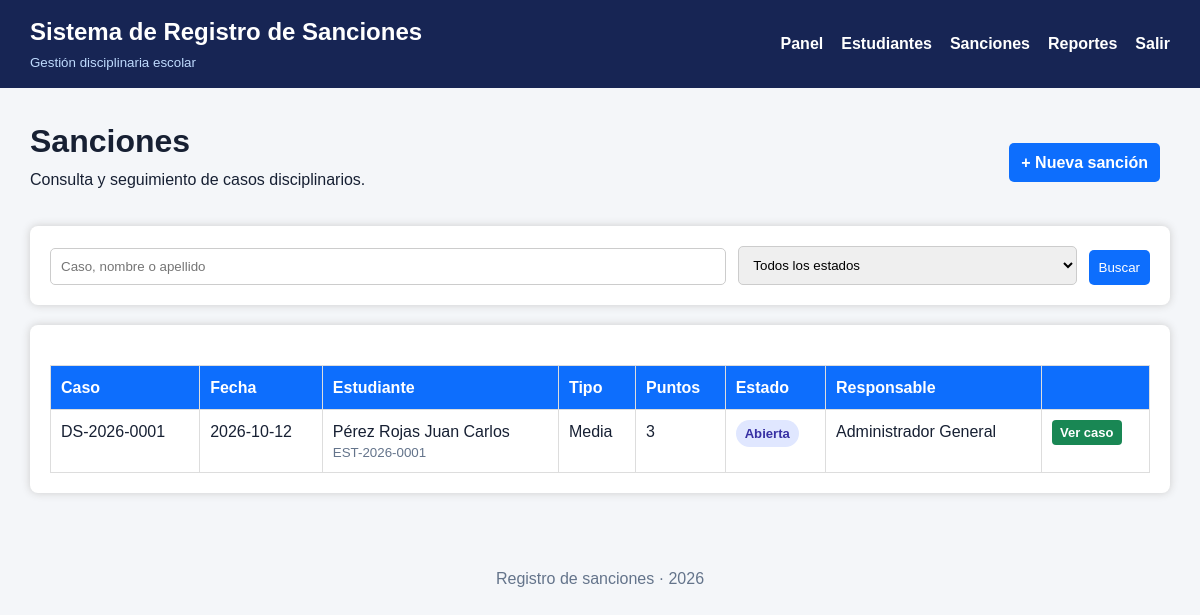
/public/index.php?url=sanciones (signed in), run on the app's committed database.
### tables this page shows
CREATE TABLE sanciones (
    id_sancion INT AUTO_INCREMENT PRIMARY KEY,

    numero_caso VARCHAR(20) NOT NULL UNIQUE,

    id_estudiante INT NOT NULL,
    id_tipo INT NOT NULL,
    id_usuario INT NOT NULL,
    id_gestion INT NOT NULL,

    fecha_sancion DATE NOT NULL,

    descripcion TEXT NOT NULL,
    accion_tomada TEXT,

    estado ENUM(
        'Abierta',
        'En seguimiento',
        'Cerrada'
    ) DEFAULT 'Abierta',

    fecha_registro TIMESTAMP DEFAULT CURRENT_TIMESTAMP,

    CONSTRAINT fk_sancion_estudiante
    FOREIGN KEY (id_estudiante)
    REFERENCES estudiantes(id_estudiante),

    CONSTRAINT fk_sancion_tipo
    FOREIGN KEY (id_tipo)
    REFERENCES tipos_sancion(id_tipo),

    CONSTRAINT fk_sancion_usuario
    FOREIGN KEY (id_usuario)
    REFERENCES usuarios(id_usuario),

    CONSTRAINT fk_sancion_gestion
    FOREIGN KEY (id_gestion)
    REFERENCES gestiones(id_gestion)
);

CREATE TABLE estudiantes (
    id_estudiante INT AUTO_INCREMENT PRIMARY KEY,
    codigo_estudiante VARCHAR(20) NOT NULL UNIQUE,
    ci VARCHAR(20) UNIQUE NULL,
    nombres VARCHAR(100) NOT NULL,
    apellidos VARCHAR(100) NOT NULL,
    fecha_nacimiento DATE NULL,
    sexo ENUM('M','F') NULL,

    id_curso INT NOT NULL,

    nombre_tutor VARCHAR(150) NOT NULL,
    telefono_tutor VARCHAR(20),
    direccion VARCHAR(255),

    estado ENUM('Activo','Retirado') DEFAULT 'Activo',
    fecha_registro TIMESTAMP DEFAULT CURRENT_TIMESTAMP,

    CONSTRAINT fk_estudiante_curso
    FOREIGN KEY (id_curso)
    REFERENCES cursos(id_curso)
);

CREATE TABLE tipos_sancion (
    id_tipo INT AUTO_INCREMENT PRIMARY KEY,
    nombre VARCHAR(20) NOT NULL UNIQUE,
    puntos INT NOT NULL,
    requiere_citacion ENUM('SI','NO') DEFAULT 'NO'
);

CREATE TABLE usuarios (
    id_usuario INT AUTO_INCREMENT PRIMARY KEY,
    nombre_completo VARCHAR(150) NOT NULL,
    usuario VARCHAR(50) NOT NULL UNIQUE,
    password VARCHAR(255) NOT NULL,
    rol ENUM('Administrador','Director','Inspector','Docente') NOT NULL,
    estado ENUM('Activo','Inactivo') DEFAULT 'Activo',
    fecha_registro TIMESTAMP DEFAULT CURRENT_TIMESTAMP
);

### core/Controller.php (called while the page is built, shortened)
<?php
class Controller
{
    public function view($ruta, $datos = [])
    {
        extract($datos);
        require __DIR__ . "/../app/views/" . $ruta . ".php";
    }
}

### app/controllers/SancionController.php (called while the page is built, shortened)
<?php
class SancionController extends Controller
{
    private function repository() { return new SancionRepository(Database::conectar()); }
    public function index()
    {
        $filtros = ['buscar' => trim(isset($_GET['buscar']) ? $_GET['buscar'] : ''), 'estado' => isset($_GET['estado']) ? $_GET['estado'] : ''];
        $this->view('sanciones/index', ['sanciones' => $this->repository()->listar($filtros), 'filtros' => $filtros, 'flash' => Flash::get()]);
    }
}

### public/index.php (called while the page is built, shortened)
<?php
$routes = [
 'login'=>[AuthController::class,'login'],'validar-login'=>[AuthController::class,'validar'],'logout'=>[AuthController::class,'logout'],
 'panel'=>[PanelController::class,'index'],'estudiantes'=>[EstudianteController::class,'index'],'estudiantes-crear'=>[EstudianteController::class,'crear'],
 'estudiantes-guardar'=>[EstudianteController::class,'guardar'],'estudiantes-editar'=>[EstudianteController::class,'editar'],
 'estudiantes-actualizar'=>[EstudianteController::class,'actualizar'],'estudiantes-eliminar'=>[EstudianteController::class,'eliminar'],
 'sanciones'=>[SancionController::class,'index'],'sanciones-crear'=>[SancionController::class,'crear'],'sanciones-guardar'=>[SancionController::class,'guardar'],
 'sanciones-ver'=>[SancionController::class,'ver'],'sanciones-editar'=>[SancionController::class,'editar'],'sanciones-actualizar'=>[SancionController::class,'actualizar'],
 'sanciones-estado'=>[SancionController::class,'estado'],'compromisos-guardar'=>[ActuacionController::class,'compromiso'],
 'citaciones-guardar'=>[ActuacionController::class,'citacion'],'seguimientos-guardar'=>[ActuacionController::class,'seguimiento'],
 'reportes'=>[ReporteController::class,'index'],'reportes-csv'=>[ReporteController::class,'csv']
];
$url = isset($_GET['url']) ? $_GET['url'] : (Auth::check() ? 'panel' : 'login');
list($controller,$method)=$routes[$url]; (new $controller())->$method();

### app/repositories/SancionRepository.php (called while the page is built, shortened)
<?php
class SancionRepository implements SancionRepositoryInterface
{
    private $db;
    public function __construct(PDO $db)
    {
        $this->db = $db;
    }
    public function listar($filtros = [])
    {
        $sql = "SELECT s.*, CONCAT(e.apellidos, ' ', e.nombres) estudiante,
                       e.codigo_estudiante, t.nombre tipo, t.puntos,
                       u.nombre_completo responsable, g.gestion
                FROM sanciones s
                JOIN estudiantes e ON e.id_estudiante=s.id_estudiante
                JOIN tipos_sancion t ON t.id_tipo=s.id_tipo
                JOIN usuarios u ON u.id_usuario=s.id_usuario
                JOIN gestiones g ON g.id_gestion=s.id_gestion WHERE 1=1";
        $params = [];
        $sql .= " ORDER BY s.fecha_sancion DESC, s.id_sancion DESC";
        $stmt = $this->db->prepare($sql);
        $stmt->execute($params);
        return $stmt->fetchAll();
    }
}

### app/views/sanciones/index.php (the view, shortened to what this page needs)
<?php $titulo='Sanciones'; require __DIR__.'/../partials/header.php'; ?>
<div class="section-title"><div><h1>Sanciones</h1><p>Consulta y seguimiento de casos disciplinarios.</p></div><a class="btn" href="index.php?url=sanciones-crear">+ Nueva sanción</a></div>
<form class="filters card" method="GET"><input name="buscar" value="<?php echo htmlspecialchars($filtros['buscar']); ?>" placeholder="Caso, nombre o apellido"><select name="estado"><option value="">Todos los estados</option></select><button>Buscar</button></form>
<div class="card table-wrap"><table class="table"><thead><tr><th>Caso</th><th>Fecha</th><th>Estudiante</th><th>Tipo</th><th>Puntos</th><th>Estado</th><th>Responsable</th><th></th></tr></thead><tbody>
<?php foreach($sanciones as $s): ?><tr><td><?php echo htmlspecialchars($s['numero_caso']); ?></td><td><?php echo htmlspecialchars($s['fecha_sancion']); ?></td><td><?php echo htmlspecialchars($s['estudiante']); ?><small class="block"><?php echo htmlspecialchars($s['codigo_estudiante']); ?></small></td><td><?php echo htmlspecialchars($s['tipo']); ?></td><td><?php echo (int)$s['puntos']; ?></td><td><span class="badge"><?php echo htmlspecialchars($s['estado']); ?></span></td><td><?php echo htmlspecialchars($s['responsable']); ?></td><td><a class="btn-small" href="index.php?url=sanciones-ver&id=<?php echo $s['id_sancion']; ?>">Ver caso</a></td></tr><?php endforeach; ?><?php if(!$sanciones): ?><tr><td colspan="8">No se encontraron sanciones.</td></tr><?php endif; ?></tbody></table></div>
<?php require __DIR__.'/../partials/footer.php'; ?>

### app/views/partials/header.php (shortened to what this page needs)
<!DOCTYPE html><html lang="es"><head><meta charset="UTF-8"><meta name="viewport" content="width=device-width, initial-scale=1">
<title><?php echo htmlspecialchars(isset($titulo)?$titulo:'Sistema de Sanciones'); ?></title><link rel="stylesheet" href="css/estilos.css"></head><body>
<header class="header"><div><h2>Sistema de Registro de Sanciones</h2><small>Gestión disciplinaria escolar</small></div><nav><a href="index.php?url=panel">Panel</a><a href="index.php?url=estudiantes">Estudiantes</a><a href="index.php?url=sanciones">Sanciones</a><a href="index.php?url=reportes">Reportes</a><a href="index.php?url=logout">Salir</a></nav></header><main class="container">

### app/views/partials/footer.php
</main><footer>Registro de sanciones · <?php echo date('Y'); ?></footer></body></html>

### public/css/estilos.css (style rules this page uses)
body { font-family: Arial, sans-serif; background: #f4f6f9; margin: 0; }
input { width: 100%; padding: 10px; margin-top: 6px; margin-bottom: 15px; border: 1px solid #ccc; border-radius: 5px; box-sizing: border-box; }
button { width: 100%; background: #0d6efd; color: white; border: none; padding: 10px; border-radius: 5px; cursor: pointer; }
.header { background: #0d6efd; color: white; padding: 15px 30px; }
.header h2 { margin: 0; }
.container { padding: 30px; }
.card { background: white; padding: 20px; border-radius: 8px; box-shadow: 0 0 8px #ccc; margin-bottom: 20px; }
a { color: #0d6efd; text-decoration: none; font-weight: bold; }
.table { width: 100%; border-collapse: collapse; margin-top: 20px; background: white; }
.table th, .table td { border: 1px solid #ddd; padding: 10px; text-align: left; }
.table th { background: #0d6efd; color: white; }
.btn { background: #0d6efd; color: white; padding: 8px 12px; border-radius: 5px; text-decoration: none; display: inline-block; margin-right: 10px; }
select { width: 100%; padding: 10px; margin-top: 6px; margin-bottom: 15px; border: 1px solid #ccc; border-radius: 5px; box-sizing: border-box; }
.btn-small { background: #198754; color: white; padding: 5px 8px; border-radius: 4px; text-decoration: none; font-size: 13px; }
:root { --primary:#1d4ed8;--dark:#172033;--muted:#64748b;--line:#e2e8f0;--surface:#fff;--success:#15803d;--danger:#b91c1c }
* { box-sizing:border-box }
body { color:var(--dark);line-height:1.45 }
h1,h2,h3,p { margin-top:0 }
small,.hint { color:var(--muted) }
.header { display:flex;align-items:center;justify-content:space-between;gap:24px;background:#172554 }
.header small { color:#bfdbfe }
.header nav { display:flex;gap:18px;flex-wrap:wrap }
.header nav a { color:#fff;font-weight:600 }
.container { max-width:1250px;margin:auto }
.section-title { display:flex;align-items:center;justify-content:space-between;gap:16px;margin-bottom:18px }
.section-title h1,.section-title h3 { margin-bottom:4px }
.table-wrap { overflow:auto }
.table th { white-space:nowrap }
.table td { vertical-align:top }
.block { display:block }
.badge { display:inline-block;padding:4px 9px;background:#e0e7ff;color:#3730a3;border-radius:999px;font-size:.82rem;font-weight:700 }
.filters { display:grid;grid-template-columns:2fr 1fr auto;gap:12px;align-items:end }
.filters input,.filters select,.filters button { margin:0 }
.filters button { width:auto }
footer { text-align:center;color:var(--muted);padding:24px }

### data on the page
sanciones: numero_caso "DS-2026-0001", fecha_sancion "2026-10-12", estudiante "Pérez Rojas Juan Carlos", id_estudiante.codigo_estudiante "EST-2026-0001", id_tipo.nombre "Media", id_tipo.puntos "3", estado "Abierta", id_usuario.nombre_completo "Administrador General"
